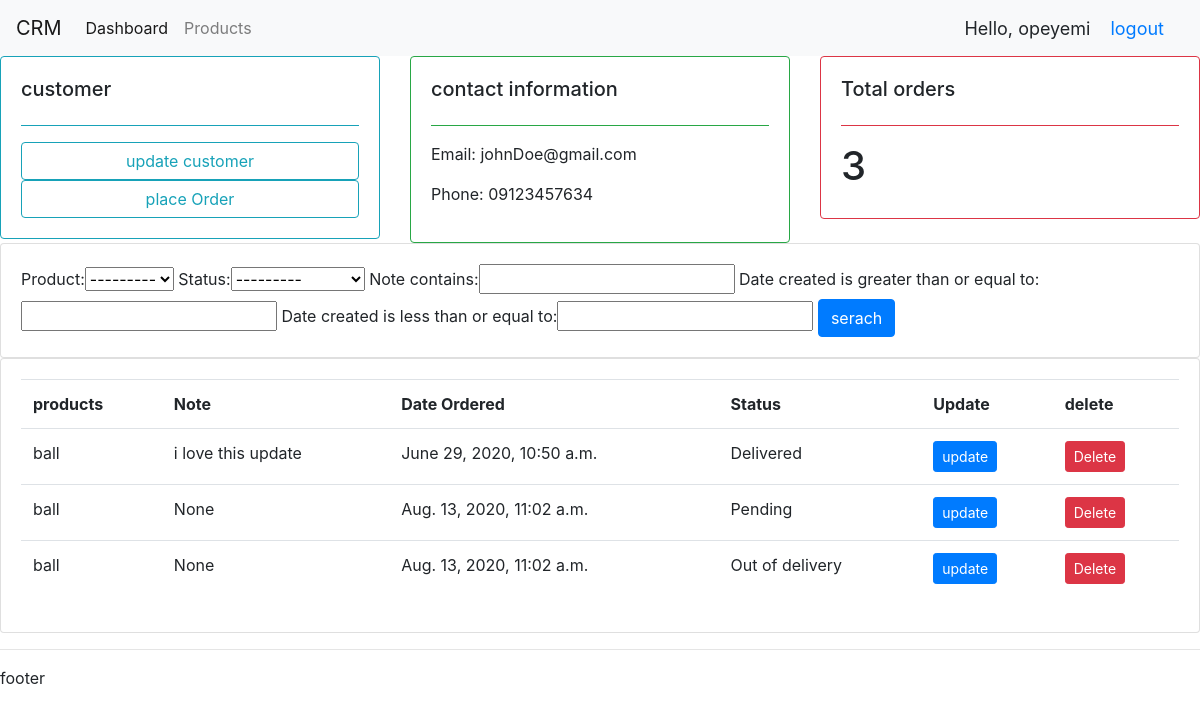
The app's page /customer/1/ (signed in) with its own data.
### accounts/models.py (models this page shows, shortened)
class  Customer(models.Model):
    user = models.OneToOneField(User, null=True, blank=True, on_delete=models.CASCADE)
    name = models.CharField(max_length=200, null=True)
    phone = models.CharField(max_length=200, null=True)
    email = models.CharField(max_length=200, null=True)
    profile_pic = models.ImageField(default="bgImage.jpg", null=True, blank=True)
    date_created = models.DateTimeField(auto_now_add=True, null=True)

class Order(models.Model):
    STATUS= (
        ('Pending', 'pending'),
        ('Out of delivery','Out of delivery'),
        ('Delivered','Delivered')
        )
    Customer = models.ForeignKey(Customer, null=True, on_delete=models.SET_NULL)
    Product = models.ForeignKey(Product, null=True, on_delete=models.SET_NULL)
    date_created = models.DateTimeField(auto_now_add=True, null=True)
    status = models.CharField(max_length=200, null=True, choices=STATUS)
    note = models.CharField(max_length=1000, null=True)

class Product(models.Model):
    CATEGOTY=(
        ('Indoor', 'Indoor'),
        ('Out Door', 'Out Door')
    )
    name = models.CharField(max_length= 200, null=True)
    price = models.FloatField(null=True)
    category = models.CharField(max_length= 200, null=True, choices=CATEGOTY)
    description = models.CharField(max_length= 200, null=True, blank=True)
    date_created = models.DateTimeField(auto_now_add=True, null=True)
    tags = models.ManyToManyField(Tags)
    def  __str__(self):
        return self.name

### accounts/decorators.py (the view)
        def wrapper_func(request, *args, **kwargs):
            group = None
            if request.user.groups.exists():
                group = request.user.groups.all()[0].name
            if group in allowed_roles:
                return view_func(request, *args, **kwargs)
            else:
                return HttpResponse(' you are not authorized to view this page ')

### accounts/views.py (called while the page is built)
@login_required(login_url='login')
@allowed_user(allowed_roles =['admin'])
def customer(request, pk):
    customers = Customer.objects.get(id=pk)
    orders = customers.order_set.all()
    orders_count = orders.count()
    myfilter = orderFilter(request.GET, queryset=orders)
    orders= myfilter.qs
    context={
        'customers':customers,
        'orders':orders,
        'orders_count':orders_count,
        'myfilter': myfilter
    }
    return render(request, 'accounts/customer.html',context)

### accounts/templates/accounts/customer.html
{% extends 'accounts/base.html' %}
{% block content%}
<div class="row">
    <div class="col-md">
        <div class="card card-body border-info">
            <h5>customer</h5>
            <hr class="border-info">
            <a href="" class="btn btn-outline-info">update customer</a>
            <a href="{% url 'create_order' customers.id %}" class="btn btn-outline-info">place Order</a>
        </div>
    </div>
    <div class="col-md">
            <div class="card card-body border-success ">
                <h5>contact information</h5>
                <hr class="border-success">
               <p>Email: {{customers.email}} </p>
               <p>Phone: {{customers.phone}}</p>
            </div>
        </div>
        <div class="col-md">
                <div class="card card-body border-danger">
                    <h5>Total orders</h5>
                    <hr class="border-danger">
                   <h1 class="center ">{{orders_count}}</h1>
                </div>
            </div>
</div>
<div class="row">
    <div class="col-md">
        <div class="card card-body">
            <form action="" method="get">
                {{myfilter.form}}
                <button class="btn btn-primary" type="submit">serach</button>
            </form>
        </div>
    </div>
</div>
<div class="row">
        <div class="col">
            <div class="card card-body">
                <table class="table">
                    <tr>
                        <th>products</th>
                        <th>Note</th>
                        <th>Date Ordered</th>
                        <th>Status</th>
                        <th>Update</th>
                        <th>delete</th>
                    </tr>
                    {% for order in orders %}
                    <tr>
                        <td>{{order.Product}}</td>
                        <td>{{order.note}}</td>
                        <td>{{order.date_created}}</td>
                        <td>{{order.status}}</td>
                        <td><a class="btn btn-primary btn-sm" href="{% url 'update_order' order.id %}">update</a></td>
                        <td><a class="btn btn-danger btn-sm" href="{% url 'delete_order' order.id %}" >Delete</a></td>
                    </tr>
                    {%endfor%}
                </table>
            </div>
        </div>
    </div>
{% endblock%}

### accounts/templates/accounts/nav.html (shortened to what this page needs)
<nav class="navbar navbar-expand-lg navbar-light bg-light">
    <a class="navbar-brand" href="{% url 'home' %}">CRM</a>
    <div class="collapse navbar-collapse" id="navbarNav">
      <ul class="navbar-nav">
        {% if request.user.is_staff %}
        <li class="nav-item active">
          <a class="nav-link" href="{% url 'home' %}">Dashboard</a>
        </li>
        <li class="nav-item">
          <a class="nav-link" href="{% url 'product' %}">Products</a>
        </li>
        {% else %}
        <li class="nav-item">
          <a class="nav-link" href="{% url 'account' %}">Settings</a>
        </li>
        {% endif %}
      </ul>
    </div>
    <Span class="hello-mg">Hello, {{request.user}} </Span>
    <span class="hello-mg"><a  href="{%url 'logout' %}">logout</a></span>
  </nav>

### accounts/templates/accounts/nav.html (style rules this page uses)
.hello-mg { font-size: 18px; margin-right: 20px; }

### records on screen
Customer: email "johnDoe@gmail.com", phone "09123457634"
Order: Product "ball", note "i love this update", date_created "June 29, 2020, 10:50 a.m.", status "Delivered"
Order: Product "ball", note "None", date_created "Aug. 13, 2020, 11:02 a.m.", status "Pending"
Order: Product "ball", note "None", date_created "Aug. 13, 2020, 11:02 a.m.", status "Out of delivery"

### other values on screen
{{ request.user }} "opeyemi"
{{ orders_count }} "3"
